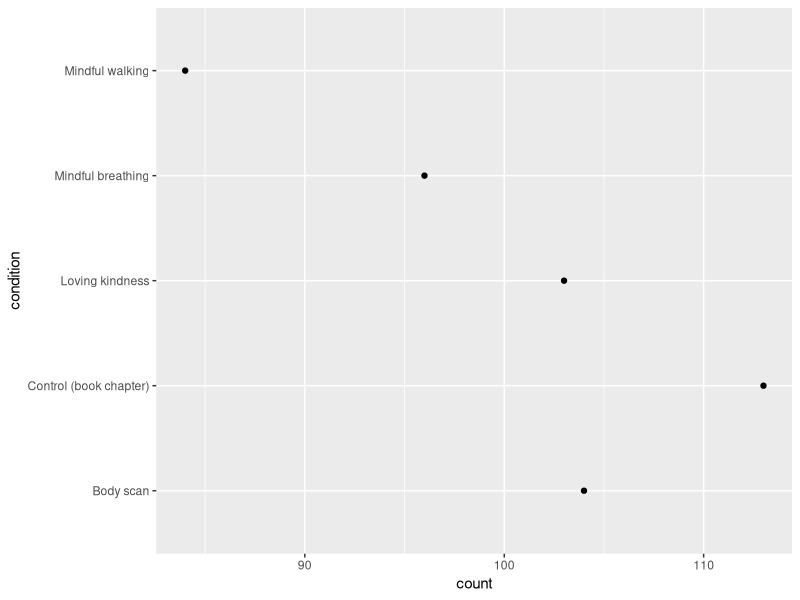
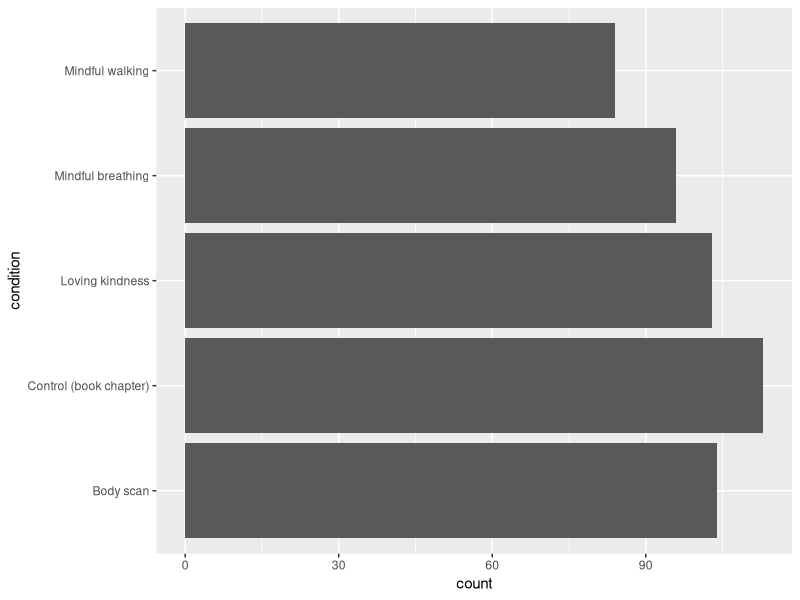
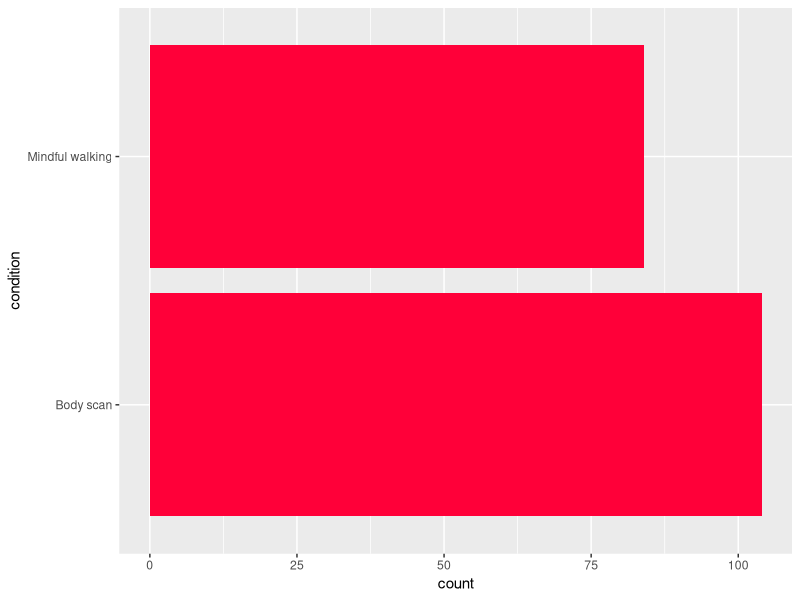
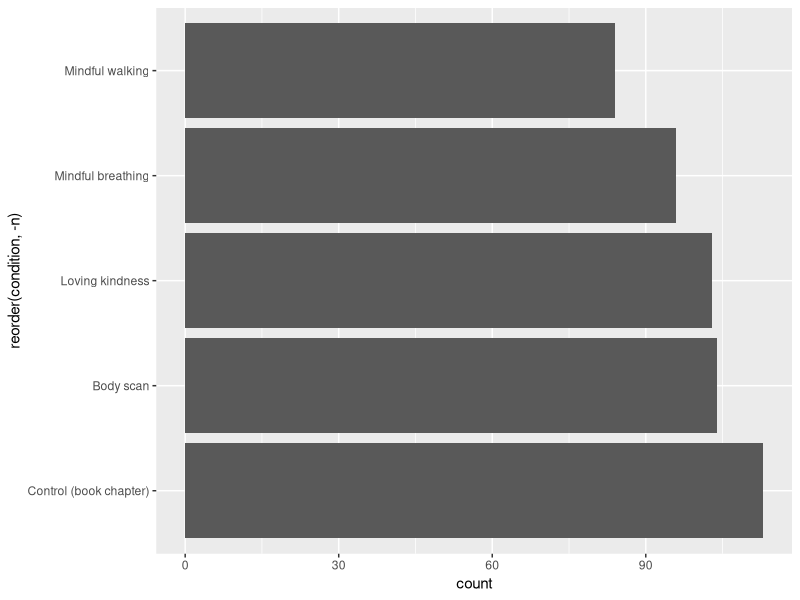
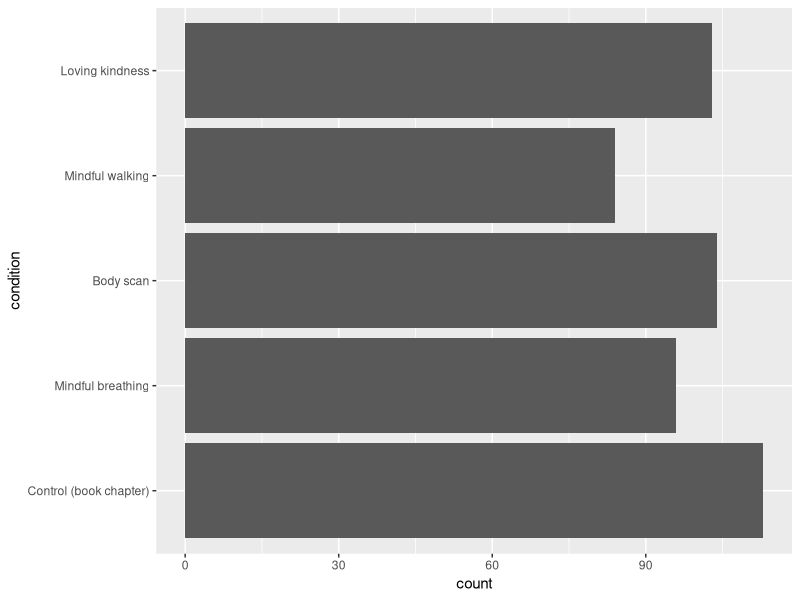
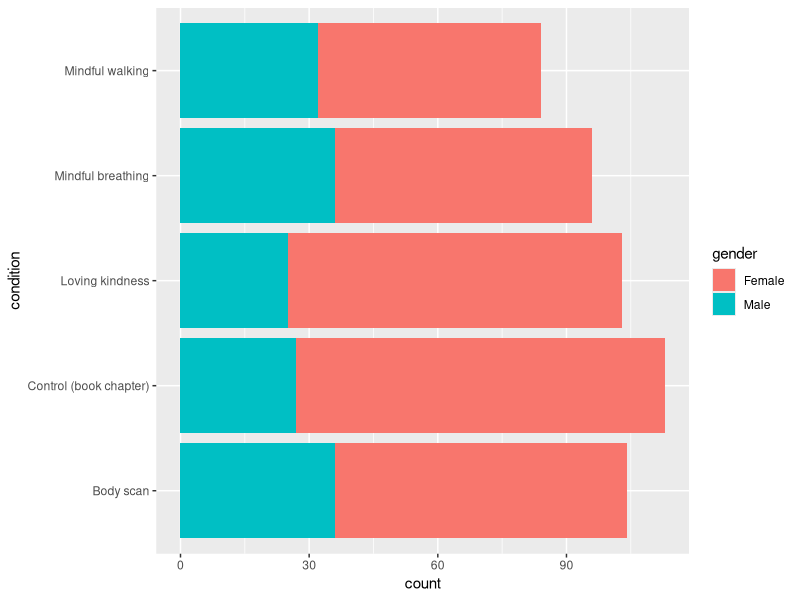
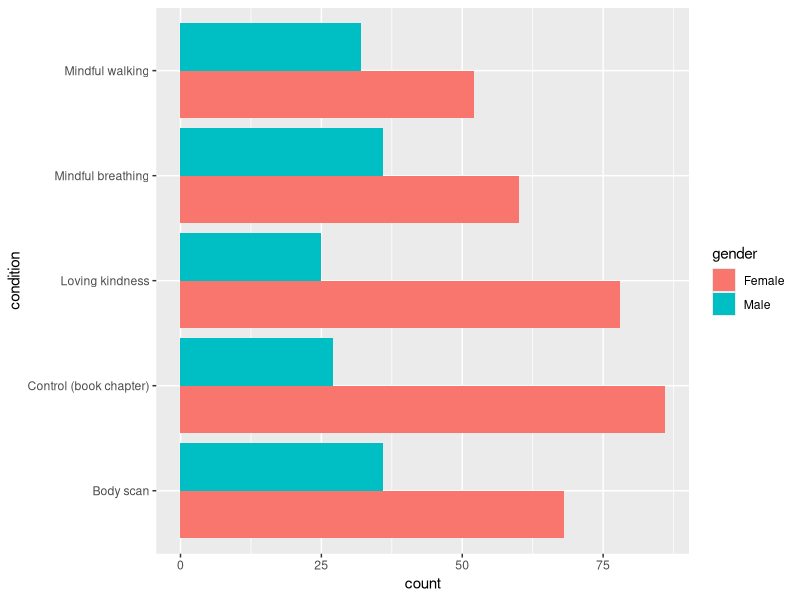
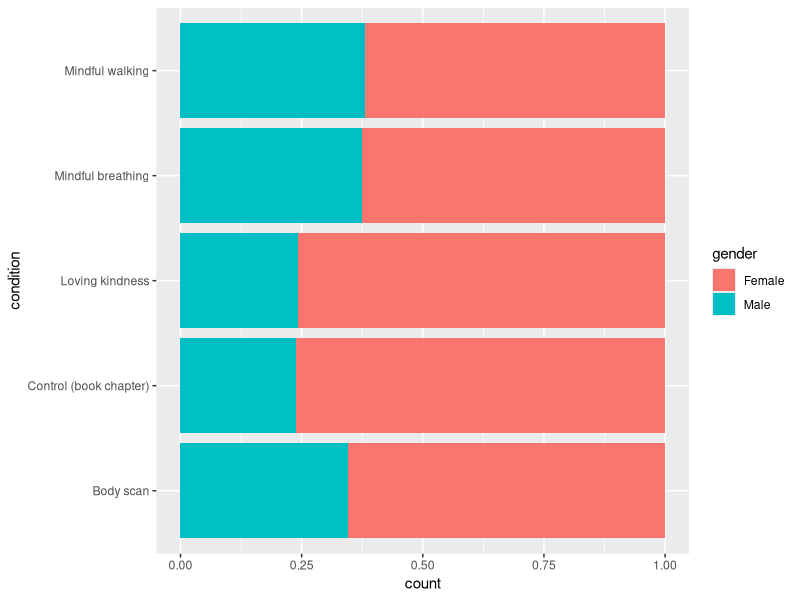

Reproduce these figures in R, in order.
## ---- chunk 1
#| label: counts-r-setup
#| echo: false
#| output: false
library(readr)
library(ggplot2)

meditation <- read_csv('data/meditation-stress-sample.csv')
## ---- chunk 2
#| label: condition-count-points-gg
#| slide-show: both
ggplot(meditation, aes(y = condition)) +
    geom_point(stat = 'count')
## ---- chunk 3
#| label: condition-count-bars-gg
#| slide-show: both
#| slide-title: From points to bars
#| fig-height: 2
ggplot(meditation, aes(y = condition)) +
    geom_bar()
## ---- chunk 4
#| label: oversized-count-bars-gg
#| slide-show: output
#| echo: false
meditation |>
    dplyr::filter(condition %in% c('Mindful walking', 'Body scan')) |>
    ggplot(aes(y = condition)) +
    geom_bar(fill = '#FF0039')
## ---- chunk 5
#| label: condition-sorted-bars-gg
#| slide-show: both
#| fig-height: 2
meditation |>
    dplyr::add_count(condition) |>
    ggplot(aes(y = reorder(condition, -n))) +
        geom_bar()
## ---- chunk 6
#| label: condition-custom-sorted-bars-gg
#| slide-show: both
#| slide-title: Sorting by a custom order
#| fig-height: 2
custom_order <- c('Control (book chapter)', 'Mindful breathing', 'Body scan', 'Mindful walking', 'Loving kindness')
ggplot(meditation, aes(y = condition)) +
    geom_bar() +
    scale_y_discrete(limits = custom_order)
## ---- chunk 7
#| label: condition-gender-stacked-gg
#| slide-show: both
#| fig-height: 2
ggplot(meditation, aes(y = condition, fill = gender)) +
    geom_bar()
## ---- chunk 8
#| label: condition-gender-grouped-gg
#| slide-show: both
#| slide-title: Give the groups a shared baseline — ggplot
#| fig-height: 3
ggplot(meditation, aes(y = condition, fill = gender)) +
    geom_bar(position = 'dodge')
## ---- chunk 9
#| label: condition-gender-proportions-gg
#| slide-show: both
#| fig-height: 2
ggplot(meditation, aes(y = condition, fill = gender)) +
    geom_bar(position = 'fill')
## ---- chunk 10
#| label: condition-gender-percentages-gg
#| fig-height: 2
ggplot(meditation, aes(y = condition, fill = gender)) +
    geom_bar(position = 'fill') +
    scale_x_continuous(labels = scales::label_percent())
## ---- chunk 11
#| label: gender-pie-gg
#| slide-show: both
ggplot(meditation, aes(x = factor(1), fill = gender)) +
    geom_bar() +
    coord_polar(theta = 'y')
